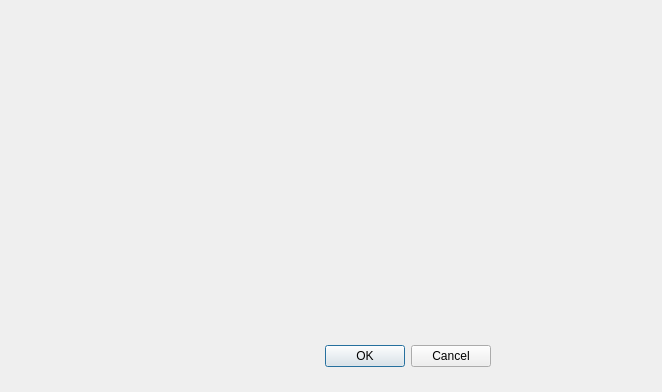
<?xml version="1.0" encoding="UTF-8"?>
<ui version="4.0">
 <class>cmpEquationDialog</class>
 <widget class="QDialog" name="cmpEquationDialog">
  <property name="geometry">
   <rect>
    <x>0</x>
    <y>0</y>
    <width>662</width>
    <height>392</height>
   </rect>
  </property>
  <property name="windowTitle">
   <string>Dialog</string>
  </property>
  <widget class="QDialogButtonBox" name="buttonBox">
   <property name="geometry">
    <rect>
     <x>150</x>
     <y>340</y>
     <width>341</width>
     <height>32</height>
    </rect>
   </property>
   <property name="orientation">
    <enum>Qt::Horizontal</enum>
   </property>
   <property name="standardButtons">
    <set>QDialogButtonBox::Cancel|QDialogButtonBox::Ok</set>
   </property>
  </widget>
 </widget>
 <resources/>
 <connections>
  <connection>
   <sender>buttonBox</sender>
   <signal>accepted()</signal>
   <receiver>cmpEquationDialog</receiver>
   <slot>accept()</slot>
   <hints>
    <hint type="sourcelabel">
     <x>248</x>
     <y>254</y>
    </hint>
    <hint type="destinationlabel">
     <x>157</x>
     <y>274</y>
    </hint>
   </hints>
  </connection>
  <connection>
   <sender>buttonBox</sender>
   <signal>rejected()</signal>
   <receiver>cmpEquationDialog</receiver>
   <slot>reject()</slot>
   <hints>
    <hint type="sourcelabel">
     <x>316</x>
     <y>260</y>
    </hint>
    <hint type="destinationlabel">
     <x>286</x>
     <y>274</y>
    </hint>
   </hints>
  </connection>
 </connections>
</ui>
